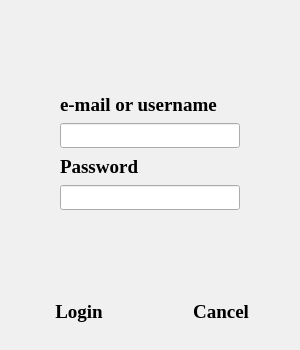
<?xml version="1.0" encoding="UTF-8"?>
<ui version="4.0">
 <class>LoginForm</class>
 <widget class="QWidget" name="LoginForm">
  <property name="windowModality">
   <enum>Qt::NonModal</enum>
  </property>
  <property name="enabled">
   <bool>true</bool>
  </property>
  <property name="geometry">
   <rect>
    <x>0</x>
    <y>0</y>
    <width>300</width>
    <height>350</height>
   </rect>
  </property>
  <property name="minimumSize">
   <size>
    <width>300</width>
    <height>350</height>
   </size>
  </property>
  <property name="maximumSize">
   <size>
    <width>300</width>
    <height>350</height>
   </size>
  </property>
  <property name="sizeIncrement">
   <size>
    <width>0</width>
    <height>0</height>
   </size>
  </property>
  <property name="palette">
   <palette>
    <active>
     <colorrole role="WindowText">
      <brush brushstyle="SolidPattern">
       <color alpha="255">
        <red>255</red>
        <green>255</green>
        <blue>255</blue>
       </color>
      </brush>
     </colorrole>
     <colorrole role="Button">
      <brush brushstyle="SolidPattern">
       <color alpha="255">
        <red>85</red>
        <green>0</green>
        <blue>0</blue>
       </color>
      </brush>
     </colorrole>
     <colorrole role="Light">
      <brush brushstyle="SolidPattern">
       <color alpha="255">
        <red>127</red>
        <green>0</green>
        <blue>0</blue>
       </color>
      </brush>
     </colorrole>
     <colorrole role="Midlight">
      <brush brushstyle="SolidPattern">
       <color alpha="255">
        <red>106</red>
        <green>0</green>
        <blue>0</blue>
       </color>
      </brush>
     </colorrole>
     <colorrole role="Dark">
      <brush brushstyle="SolidPattern">
       <color alpha="255">
        <red>42</red>
        <green>0</green>
        <blue>0</blue>
       </color>
      </brush>
     </colorrole>
     <colorrole role="Mid">
      <brush brushstyle="SolidPattern">
       <color alpha="255">
        <red>57</red>
        <green>0</green>
        <blue>0</blue>
       </color>
      </brush>
     </colorrole>
     <colorrole role="Text">
      <brush brushstyle="SolidPattern">
       <color alpha="255">
        <red>0</red>
        <green>0</green>
        <blue>0</blue>
       </color>
      </brush>
     </colorrole>
     <colorrole role="BrightText">
      <brush brushstyle="SolidPattern">
       <color alpha="255">
        <red>255</red>
        <green>255</green>
        <blue>255</blue>
       </color>
      </brush>
     </colorrole>
     <colorrole role="ButtonText">
      <brush brushstyle="SolidPattern">
       <color alpha="255">
        <red>255</red>
        <green>255</green>
        <blue>255</blue>
       </color>
      </brush>
     </colorrole>
     <colorrole role="Base">
      <brush brushstyle="SolidPattern">
       <color alpha="255">
        <red>0</red>
        <green>0</green>
        <blue>0</blue>
       </color>
      </brush>
     </colorrole>
     <colorrole role="Window">
      <brush brushstyle="SolidPattern">
       <color alpha="255">
        <red>85</red>
        <green>0</green>
        <blue>0</blue>
       </color>
      </brush>
     </colorrole>
     <colorrole role="Shadow">
      <brush brushstyle="SolidPattern">
       <color alpha="255">
        <red>0</red>
        <green>0</green>
        <blue>0</blue>
       </color>
      </brush>
     </colorrole>
     <colorrole role="AlternateBase">
      <brush brushstyle="SolidPattern">
       <color alpha="255">
        <red>42</red>
        <green>0</green>
        <blue>0</blue>
       </color>
      </brush>
     </colorrole>
     <colorrole role="ToolTipBase">
      <brush brushstyle="SolidPattern">
       <color alpha="255">
        <red>255</red>
        <green>255</green>
        <blue>220</blue>
       </color>
      </brush>
     </colorrole>
     <colorrole role="ToolTipText">
      <brush brushstyle="SolidPattern">
       <color alpha="255">
        <red>0</red>
        <green>0</green>
        <blue>0</blue>
       </color>
      </brush>
     </colorrole>
    </active>
    <inactive>
     <colorrole role="WindowText">
      <brush brushstyle="SolidPattern">
       <color alpha="255">
        <red>0</red>
        <green>0</green>
        <blue>0</blue>
       </color>
      </brush>
     </colorrole>
     <colorrole role="Button">
      <brush brushstyle="SolidPattern">
       <color alpha="255">
        <red>240</red>
        <green>240</green>
        <blue>240</blue>
       </color>
      </brush>
     </colorrole>
     <colorrole role="Light">
      <brush brushstyle="SolidPattern">
       <color alpha="255">
        <red>255</red>
        <green>255</green>
        <blue>255</blue>
       </color>
      </brush>
     </colorrole>
     <colorrole role="Midlight">
      <brush brushstyle="SolidPattern">
       <color alpha="255">
        <red>227</red>
        <green>227</green>
        <blue>227</blue>
       </color>
      </brush>
     </colorrole>
     <colorrole role="Dark">
      <brush brushstyle="SolidPattern">
       <color alpha="255">
        <red>160</red>
        <green>160</green>
        <blue>160</blue>
       </color>
      </brush>
     </colorrole>
     <colorrole role="Mid">
      <brush brushstyle="SolidPattern">
       <color alpha="255">
        <red>160</red>
        <green>160</green>
        <blue>160</blue>
       </color>
      </brush>
     </colorrole>
     <colorrole role="Text">
      <brush brushstyle="SolidPattern">
       <color alpha="255">
        <red>0</red>
        <green>0</green>
        <blue>0</blue>
       </color>
      </brush>
     </colorrole>
     <colorrole role="BrightText">
      <brush brushstyle="SolidPattern">
       <color alpha="255">
        <red>255</red>
        <green>255</green>
        <blue>255</blue>
       </color>
      </brush>
     </colorrole>
     <colorrole role="ButtonText">
      <brush brushstyle="SolidPattern">
       <color alpha="255">
        <red>0</red>
        <green>0</green>
        <blue>0</blue>
       </color>
      </brush>
     </colorrole>
     <colorrole role="Base">
      <brush brushstyle="SolidPattern">
       <color alpha="255">
        <red>255</red>
        <green>255</green>
        <blue>255</blue>
       </color>
      </brush>
     </colorrole>
     <colorrole role="Window">
      <brush brushstyle="SolidPattern">
       <color alpha="255">
        <red>240</red>
        <green>240</green>
        <blue>240</blue>
       </color>
      </brush>
     </colorrole>
     <colorrole role="Shadow">
      <brush brushstyle="SolidPattern">
       <color alpha="255">
        <red>105</red>
        <green>105</green>
        <blue>105</blue>
       </color>
      </brush>
     </colorrole>
     <colorrole role="AlternateBase">
      <brush brushstyle="SolidPattern">
       <color alpha="255">
        <red>245</red>
        <green>245</green>
        <blue>245</blue>
       </color>
      </brush>
     </colorrole>
     <colorrole role="ToolTipBase">
      <brush brushstyle="SolidPattern">
       <color alpha="255">
        <red>255</red>
        <green>255</green>
        <blue>220</blue>
       </color>
      </brush>
     </colorrole>
     <colorrole role="ToolTipText">
      <brush brushstyle="SolidPattern">
       <color alpha="255">
        <red>0</red>
        <green>0</green>
        <blue>0</blue>
       </color>
      </brush>
     </colorrole>
    </inactive>
    <disabled>
     <colorrole role="WindowText">
      <brush brushstyle="SolidPattern">
       <color alpha="255">
        <red>42</red>
        <green>0</green>
        <blue>0</blue>
       </color>
      </brush>
     </colorrole>
     <colorrole role="Button">
      <brush brushstyle="SolidPattern">
       <color alpha="255">
        <red>85</red>
        <green>0</green>
        <blue>0</blue>
       </color>
      </brush>
     </colorrole>
     <colorrole role="Light">
      <brush brushstyle="SolidPattern">
       <color alpha="255">
        <red>127</red>
        <green>0</green>
        <blue>0</blue>
       </color>
      </brush>
     </colorrole>
     <colorrole role="Midlight">
      <brush brushstyle="SolidPattern">
       <color alpha="255">
        <red>106</red>
        <green>0</green>
        <blue>0</blue>
       </color>
      </brush>
     </colorrole>
     <colorrole role="Dark">
      <brush brushstyle="SolidPattern">
       <color alpha="255">
        <red>42</red>
        <green>0</green>
        <blue>0</blue>
       </color>
      </brush>
     </colorrole>
     <colorrole role="Mid">
      <brush brushstyle="SolidPattern">
       <color alpha="255">
        <red>57</red>
        <green>0</green>
        <blue>0</blue>
       </color>
      </brush>
     </colorrole>
     <colorrole role="Text">
      <brush brushstyle="SolidPattern">
       <color alpha="255">
        <red>42</red>
        <green>0</green>
        <blue>0</blue>
       </color>
      </brush>
     </colorrole>
     <colorrole role="BrightText">
      <brush brushstyle="SolidPattern">
       <color alpha="255">
        <red>255</red>
        <green>255</green>
        <blue>255</blue>
       </color>
      </brush>
     </colorrole>
     <colorrole role="ButtonText">
      <brush brushstyle="SolidPattern">
       <color alpha="255">
        <red>42</red>
        <green>0</green>
        <blue>0</blue>
       </color>
      </brush>
     </colorrole>
     <colorrole role="Base">
      <brush brushstyle="SolidPattern">
       <color alpha="255">
        <red>85</red>
        <green>0</green>
        <blue>0</blue>
       </color>
      </brush>
     </colorrole>
     <colorrole role="Window">
      <brush brushstyle="SolidPattern">
       <color alpha="255">
        <red>85</red>
        <green>0</green>
        <blue>0</blue>
       </color>
      </brush>
     </colorrole>
     <colorrole role="Shadow">
      <brush brushstyle="SolidPattern">
       <color alpha="255">
        <red>0</red>
        <green>0</green>
        <blue>0</blue>
       </color>
      </brush>
     </colorrole>
     <colorrole role="AlternateBase">
      <brush brushstyle="SolidPattern">
       <color alpha="255">
        <red>245</red>
        <green>245</green>
        <blue>245</blue>
       </color>
      </brush>
     </colorrole>
     <colorrole role="ToolTipBase">
      <brush brushstyle="SolidPattern">
       <color alpha="255">
        <red>255</red>
        <green>255</green>
        <blue>220</blue>
       </color>
      </brush>
     </colorrole>
     <colorrole role="ToolTipText">
      <brush brushstyle="SolidPattern">
       <color alpha="255">
        <red>0</red>
        <green>0</green>
        <blue>0</blue>
       </color>
      </brush>
     </colorrole>
    </disabled>
   </palette>
  </property>
  <property name="font">
   <font>
    <family>Times New Roman</family>
    <pointsize>14</pointsize>
    <bold>true</bold>
   </font>
  </property>
  <property name="focusPolicy">
   <enum>Qt::NoFocus</enum>
  </property>
  <property name="contextMenuPolicy">
   <enum>Qt::DefaultContextMenu</enum>
  </property>
  <property name="acceptDrops">
   <bool>true</bool>
  </property>
  <property name="windowTitle">
   <string notr="true">LOGIN</string>
  </property>
  <property name="autoFillBackground">
   <bool>false</bool>
  </property>
  <layout class="QVBoxLayout" name="verticalLayout_3">
   <item>
    <layout class="QHBoxLayout" name="horizontalLayout_3">
     <property name="topMargin">
      <number>60</number>
     </property>
     <property name="bottomMargin">
      <number>60</number>
     </property>
     <item>
      <spacer name="horizontalSpacer_3">
       <property name="orientation">
        <enum>Qt::Horizontal</enum>
       </property>
       <property name="sizeHint" stdset="0">
        <size>
         <width>35</width>
         <height>20</height>
        </size>
       </property>
      </spacer>
     </item>
     <item>
      <layout class="QVBoxLayout" name="verticalLayout_2">
       <property name="topMargin">
        <number>10</number>
       </property>
       <property name="bottomMargin">
        <number>10</number>
       </property>
       <item>
        <widget class="QLabel" name="label">
         <property name="minimumSize">
          <size>
           <width>165</width>
           <height>25</height>
          </size>
         </property>
         <property name="maximumSize">
          <size>
           <width>165</width>
           <height>25</height>
          </size>
         </property>
         <property name="font">
          <font>
           <family>Times New Roman</family>
           <pointsize>14</pointsize>
           <bold>true</bold>
          </font>
         </property>
         <property name="text">
          <string>e-mail or username</string>
         </property>
        </widget>
       </item>
       <item>
        <widget class="QLineEdit" name="lineEditUserName">
         <property name="minimumSize">
          <size>
           <width>180</width>
           <height>25</height>
          </size>
         </property>
         <property name="maximumSize">
          <size>
           <width>180</width>
           <height>25</height>
          </size>
         </property>
         <property name="font">
          <font>
           <family>Times New Roman</family>
           <pointsize>14</pointsize>
           <bold>true</bold>
          </font>
         </property>
        </widget>
       </item>
       <item>
        <widget class="QLabel" name="label_2">
         <property name="minimumSize">
          <size>
           <width>165</width>
           <height>25</height>
          </size>
         </property>
         <property name="maximumSize">
          <size>
           <width>165</width>
           <height>25</height>
          </size>
         </property>
         <property name="font">
          <font>
           <pointsize>14</pointsize>
           <bold>true</bold>
          </font>
         </property>
         <property name="text">
          <string>Password</string>
         </property>
        </widget>
       </item>
       <item>
        <widget class="QLineEdit" name="lineEditPassword">
         <property name="minimumSize">
          <size>
           <width>180</width>
           <height>25</height>
          </size>
         </property>
         <property name="maximumSize">
          <size>
           <width>180</width>
           <height>25</height>
          </size>
         </property>
         <property name="font">
          <font>
           <pointsize>14</pointsize>
           <bold>true</bold>
          </font>
         </property>
         <property name="echoMode">
          <enum>QLineEdit::Password</enum>
         </property>
        </widget>
       </item>
      </layout>
     </item>
     <item>
      <spacer name="horizontalSpacer_4">
       <property name="orientation">
        <enum>Qt::Horizontal</enum>
       </property>
       <property name="sizeHint" stdset="0">
        <size>
         <width>35</width>
         <height>20</height>
        </size>
       </property>
      </spacer>
     </item>
    </layout>
   </item>
   <item>
    <layout class="QHBoxLayout" name="horizontalLayout">
     <item>
      <widget class="QPushButton" name="pushButtonLogin">
       <property name="text">
        <string>Login</string>
       </property>
       <property name="checkable">
        <bool>false</bool>
       </property>
       <property name="flat">
        <bool>true</bool>
       </property>
      </widget>
     </item>
     <item>
      <widget class="QPushButton" name="pushButtonCancel">
       <property name="text">
        <string>Cancel</string>
       </property>
       <property name="flat">
        <bool>true</bool>
       </property>
      </widget>
     </item>
    </layout>
   </item>
  </layout>
 </widget>
 <resources/>
 <connections/>
</ui>
